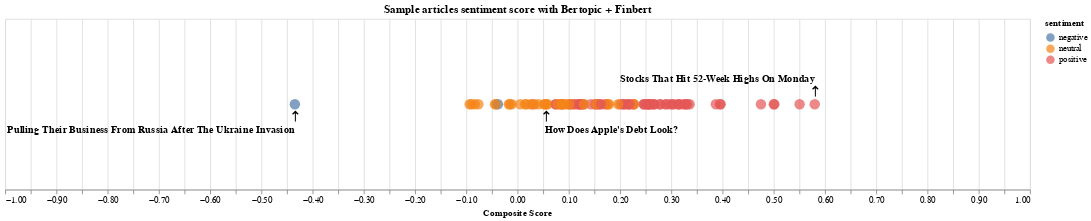

The notebook cell saved with this chart:
### Code cell
draw_1d_scatter_plot(bertopic_df, 100, "Sample articles sentiment score with Bertopic + Finbert")
